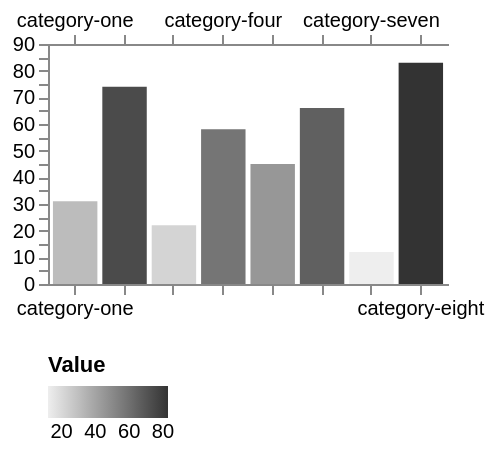

The specification (Vega-Lite) saved for this image:
### Vega specification from a JSON file in a GitHub repository (floating-point values rounded to 4 significant figures)
{"$schema": "https://vega.github.io/schema/vega/v6.json", "description": "Labels too crowded to all be drawn: a parity axis, a greedy one, and a horizontal gradient legend that thins its own without being asked.", "width": 200, "height": 120, "padding": 5, "data": [{"name": "table", "values": [{"c": "category-one", "v": 31}, {"c": "category-two", "v": 74}, {"c": "category-three", "v": 22}, {"c": "category-four", "v": 58}, {"c": "category-five", "v": 45}, {"c": "category-six", "v": 66}, {"c": "category-seven", "v": 12}, {"c": "category-eight", "v": 83}]}], "scales": [{"name": "x", "type": "band", "domain": {"data": "table", "field": "c"}, "range": "width", "padding": 0.1}, {"name": "y", "type": "linear", "domain": {"data": "table", "field": "v"}, "range": "height", "nice": true}, {"name": "ramp", "type": "linear", "domain": {"data": "table", "field": "v"}, "range": ["#eeeeee", "#333333"]}], "axes": [{"orient": "bottom", "scale": "x", "labelOverlap": "parity"}, {"orient": "top", "scale": "x", "labelOverlap": "greedy"}, {"orient": "left", "scale": "y", "tickCount": 20, "labelOverlap": "parity"}], "legends": [{"fill": "ramp", "type": "gradient", "direction": "horizontal", "gradientLength": 60, "tickCount": 8, "orient": "bottom", "title": "Value"}], "marks": [{"type": "rect", "from": {"data": "table"}, "encode": {"enter": {"x": {"scale": "x", "field": "c"}, "width": {"scale": "x", "band": 1}, "y": {"scale": "y", "field": "v"}, "y2": {"scale": "y", "value": 0}, "fill": {"scale": "ramp", "field": "v"}}}}]}
